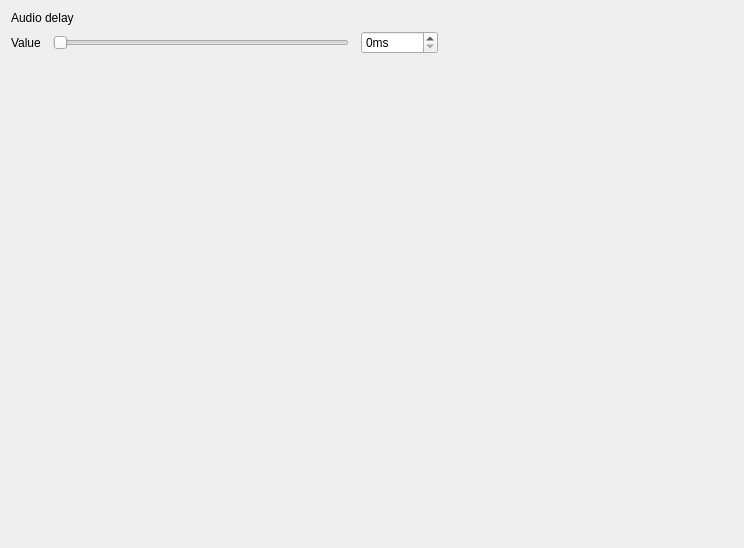
<?xml version="1.0" encoding="UTF-8"?>
<ui version="4.0">
 <class>DelayProcessorWidget</class>
 <widget class="QWidget" name="DelayProcessorWidget">
  <property name="geometry">
   <rect>
    <x>0</x>
    <y>0</y>
    <width>744</width>
    <height>548</height>
   </rect>
  </property>
  <property name="windowTitle">
   <string/>
  </property>
  <layout class="QVBoxLayout" name="verticalLayout">
   <item>
    <widget class="QLabel" name="labelDelayWidgetTitle">
     <property name="text">
      <string>Audio delay</string>
     </property>
    </widget>
   </item>
   <item>
    <layout class="QHBoxLayout" name="horizontalLayout">
     <property name="spacing">
      <number>12</number>
     </property>
     <item>
      <widget class="QLabel" name="label_2">
       <property name="text">
        <string>Value</string>
       </property>
      </widget>
     </item>
     <item>
      <widget class="QSlider" name="sliderDelayValue">
       <property name="maximum">
        <number>25000</number>
       </property>
       <property name="orientation">
        <enum>Qt::Horizontal</enum>
       </property>
      </widget>
     </item>
     <item>
      <widget class="QSpinBox" name="spinDelay">
       <property name="suffix">
        <string>ms</string>
       </property>
       <property name="maximum">
        <number>25000</number>
       </property>
      </widget>
     </item>
     <item>
      <spacer name="horizontalSpacer">
       <property name="orientation">
        <enum>Qt::Horizontal</enum>
       </property>
       <property name="sizeHint" stdset="0">
        <size>
         <width>40</width>
         <height>20</height>
        </size>
       </property>
      </spacer>
     </item>
    </layout>
   </item>
   <item>
    <spacer name="verticalSpacer">
     <property name="orientation">
      <enum>Qt::Vertical</enum>
     </property>
     <property name="sizeHint" stdset="0">
      <size>
       <width>20</width>
       <height>40</height>
      </size>
     </property>
    </spacer>
   </item>
  </layout>
 </widget>
 <resources/>
 <connections/>
</ui>
